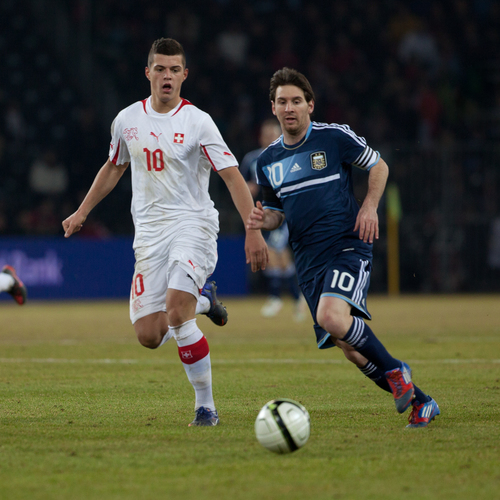
#> input picture messi.png, 500 x 500 px
$ python face.py
#> lines starting #> are read from the running program, lines starting #| are printed output that depends on the picture; after the words box and inside, x2 and y2 are one past the last pixel; in counts of white or black regions, pixels touching at a corner belong together
### facedetector.py
import cv2

class FaceDetector:
    def __init__(self, faceCascadePath):
        self.faceCascade = cv2.CascadeClassifier(faceCascadePath)

    def detect(self,image, scaleFactor =1.1, minNeighbors= 5, minSize = (30,30)):
        rects = self.faceCascade.detectMultiScale(image,
                                                  scaleFactor= scaleFactor,
                                                  minNeighbors=minNeighbors,
                                                  minSize = minSize,
                                                  flags= cv2.CASCADE_SCALE_IMAGE)

        return rects

### myutils.py
import numpy as np
import cv2

# [14 lines left out: functions translate, rotate, not called in this run]

def resize(image, width=None, height=None, inter= cv2.INTER_AREA):

    if width is None and height is None:
        return image

    if width == None:
        r = height/image.shape[0]
        dim = (int(image.shape[1]*r), height)

    else:

        r = width/ image.shape[1]
        dim = (width, int(image.shape[0]*r))

    resized = cv2.resize(image, dim, interpolation=inter)

    return resized

### face.py

import cv2
from facedetector import FaceDetector
import myutils

image = cv2.imread('messi.png')
#> image is the input picture: shape (500, 500, 3); mean B, G, R 58.7, 75.7, 74.3
gray = cv2.cvtColor(image, cv2.COLOR_BGR2GRAY)
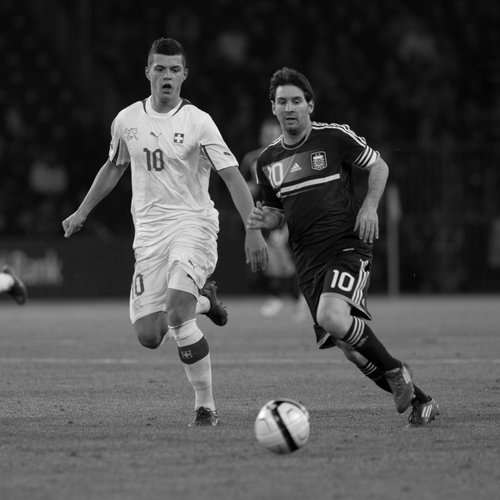
#> gray: shape (500, 500); min 0, max 255, mean 73.3
blur = cv2.GaussianBlur(gray, (5,5),0)
edge = cv2.Canny(blur,20,230)
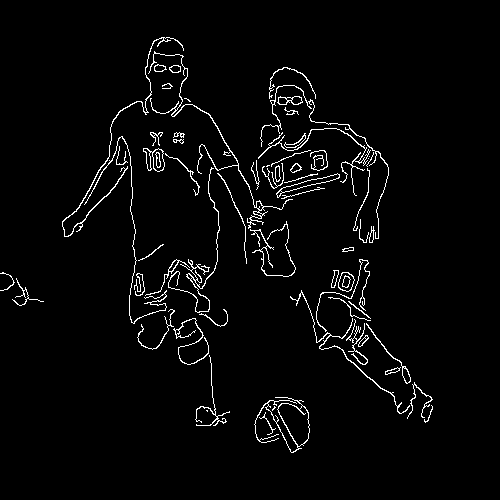
#> edge: shape (500, 500); 3% white in thin lines or dots, all inside (x1, y1, x2, y2) = (0, 37, 433, 453)


fd = FaceDetector('cascades/haarcascade_frontalface_default.xml')
faceRects = fd.detect(edge, scaleFactor=1.1, minNeighbors=5, minSize= (30,30))
#> in detect, `rects = self.faceCascade.detectMultiScale(image, scaleFactor= scaleFac..`: rects = ()
#> faceRects = ()
print('No of {} Faces'.format(len(faceRects)))
#| No of 0 Faces

for (x,y,w,h) in faceRects:
    cv2.rectangle(image, (x,y), (x+w , y+h), (0,255,0), 2)
#> this loop made 0 passes


resize = myutils.resize(image, width=400)
cv2.imshow('resize', resize)

cv2.waitKey(0)
